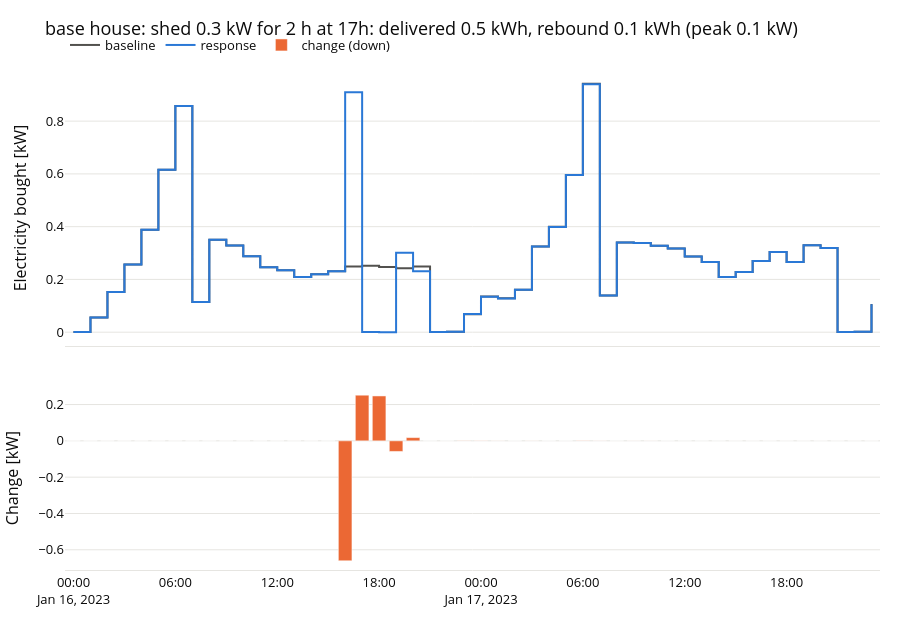
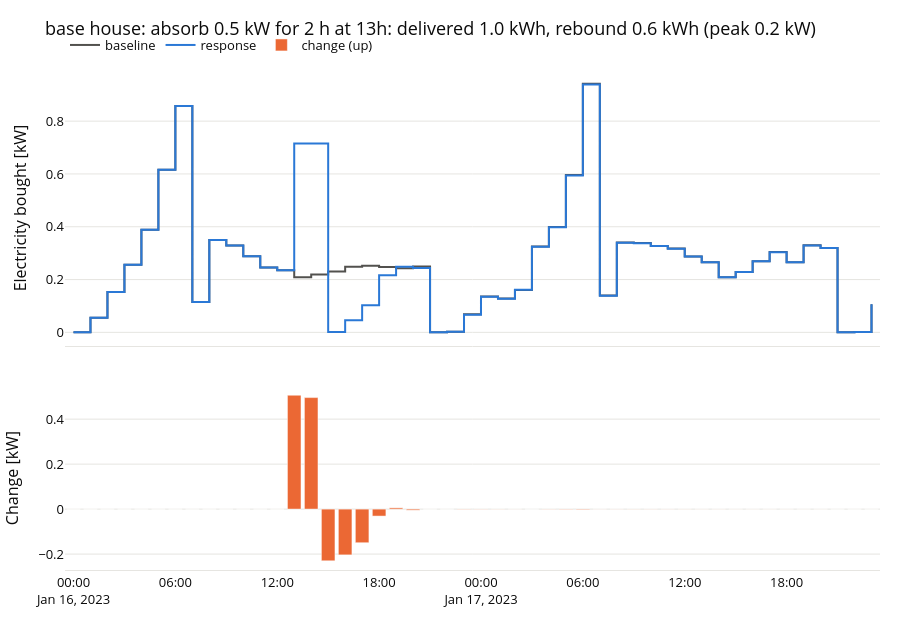

Source (notebook cell) for these figures, in order:
### Markdown cell above
## 3. Explicit flexibility: activation requests and the rebound

An aggregator or the DSO asks for a change of the electricity bought during a window against a baseline (here
the run of the same controller without the request). The controller receives the request as a soft cap (down)
or floor (up) one hour before the window (`ActivationRequest.notice_hours`), delivers what the comfort band
allows and **rebounds** afterwards: the heat not delivered during a shed is delivered later, the heat stored
during an upward activation is not bought later. The metrics give the delivered energy, the rebound energy and
peak and their ratio, in the spirit of the available storage capacity and storage efficiency of Reynders et al.

### Code cell
results = {label: study.activation(label) for label in study.ACTIVATIONS}
display(pd.DataFrame({label: result.metrics for label, result in results.items()}).T.round(2))
display(plot_activation(results["shed 0.3 kW, 2 h at 17h"], "base house: shed 0.3 kW for 2 h at 17h"))
display(plot_activation(results["absorb 0.5 kW, 2 h at 13h"], "base house: absorb 0.5 kW for 2 h at 13h"))
